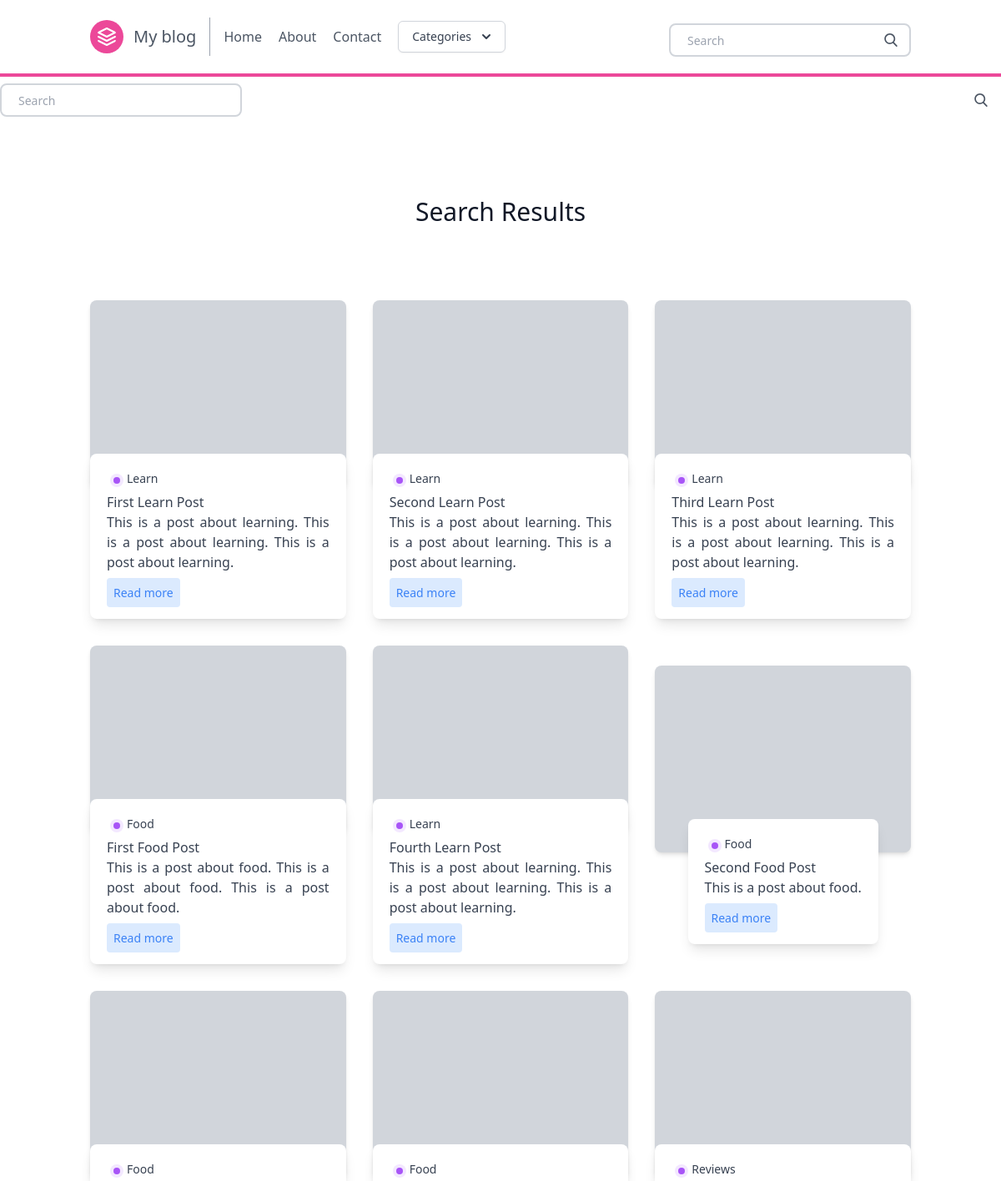
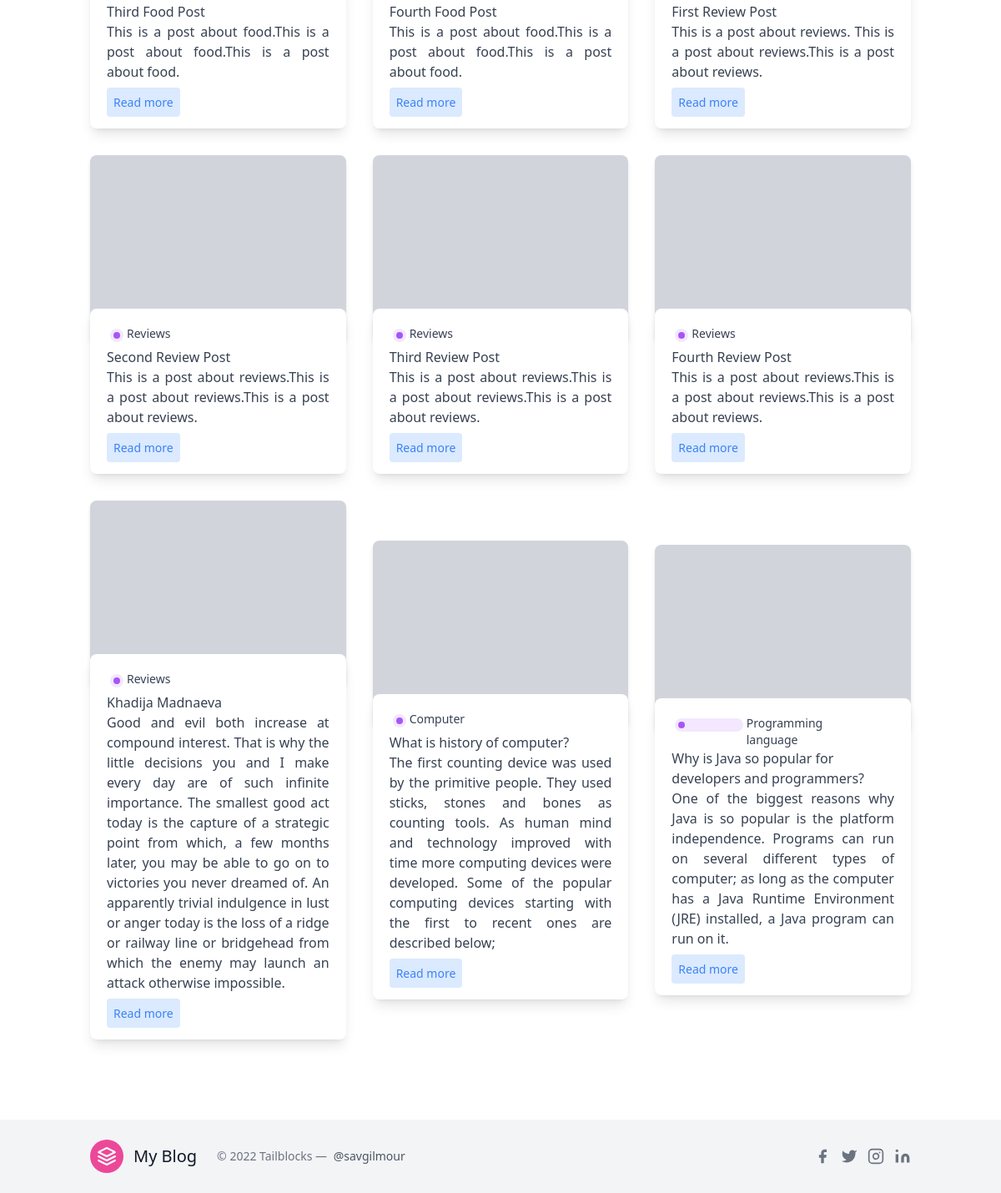
The app's page /search/ with its own data (2 pictures, top to bottom).
### posts/models.py (models this page shows, shortened)
class Post(models.Model):
    title = models.CharField(max_length=100)
    slug = models.SlugField()
    overview = models.TextField()
    timestamp = models.DateTimeField(auto_now_add=True)
    content = models.TextField()
    author = models.ForeignKey(Author, on_delete=models.CASCADE)
    thumbnail = models.ImageField()
    categories = models.ManyToManyField(Category)
    featured = models.BooleanField()

class Category(models.Model):
    title = models.CharField(max_length=20)
    subtitle = models.CharField(max_length=20)
    slug = models.SlugField()
    thumbnail = models.ImageField()

### posts/views.py (the view)
# urls.py: path('search/', search, name='search'),
def search(request):
    queryset = Post.objects.all()
    query = request.GET.get('q')
    if query:
        queryset = queryset.filter(
            Q(title__icontains=query) |
            Q(overview__icontains=query) |
            Q(content__icontains=query)
        ).distinct()
    context = {
        'object_list': queryset
    }
    return render(request, 'search_bar.html', context)

### posts/templatetags/markdown_extras.py (called while the page is built)
@register.simple_tag
def get_categories():
    return Category.objects.all()

### templates/search_bar.html
{% extends 'base.html' %}
{% block content %}
<section class="blog text-gray-700 body-font">
    <div class="container px-5 py-24 mx-auto">
      <div class="flex flex-wrap w-full mb-20 flex-col items-center text-center">
        <h1 class="sm:text-3xl text-2xl font-medium title-font mb-2 text-gray-900">
          Search Results</h1>
      </div>
      <div class="flex flex-wrap sm:-m-4 -mx-4 -mb-10 -mt-4">
        {% for obj in object_list %}
        <div class="p-4 md:w-1/3 md:mb-0 mb-6 flex flex-col justify-center items-center max-w-sm mx-auto">
          <div class="bg-gray-300 h-56 w-full rounded-lg shadow-md bg-cover bg-center" style="background-image: url(https://images.unsplash.com/photo-1521185496955-15097b20c5fe?ixlib=rb-1.2.1&ixid=eyJhcHBfaWQiOjEyMDd9&auto=format&fit=crop&w=1951&q=80"></div>
          <div class=" w-70 bg-white -mt-10 shadow-lg rounded-lg overflow-hidden p-5">
            <div class="header-content inline-flex ">
              <div class="category-badge flex-1  h-4 w-4 m rounded-full m-1 bg-purple-100">
                <div class="h-2 w-2 rounded-full m-1 bg-purple-500 " ></div>
              </div>
              {% for category in obj.categories.all %}
              <div class="category-title flex-1 text-sm">
                {{ category.title }}
              </div>
              {% endfor %}
            </div>
              <div class="title-post font-medium">
              {{ obj.title }}
              </div>
              <div class="summary-post text-base text-justify">
                {{ obj.overview }}
              </div>
              <div class="mt-3">
              <a href="{% url 'post' obj.slug %}" class="bg-blue-100 text-blue-500 rounded p-2 text-sm ">
                Read more
              </a>
            </div>
          </div>
        </div>
        {% endfor %}
      </div>
    </div>
</section>
{% endblock %}

### records on screen
Post: title "First Learn Post", overview "This is a post about learning. This is a post about learning. This is a post about learning."
Category: title "Learn"
Post: title "Second Learn Post", overview "This is a post about learning. This is a post about learning. This is a post about learning."
Post: title "Third Learn Post", overview "This is a post about learning. This is a post about learning. This is a post about learning."
Post: title "First Food Post", overview "This is a post about food. This is a post about food. This is a post about food."
Category: title "Food"
Post: title "Fourth Learn Post", overview "This is a post about learning. This is a post about learning. This is a post about learning."
Post: title "Second Food Post", overview "This is a post about food."
Post: title "Third Food Post", overview "This is a post about food.This is a post about food.This is a post about food."
Post: title "Fourth Food Post", overview "This is a post about food.This is a post about food.This is a post about food."
Post: title "First Review Post", overview "This is a post about reviews. This is a post about reviews.This is a post about reviews."
Category: title "Reviews"
Post: title "Second Review Post", overview "This is a post about reviews.This is a post about reviews.This is a post about reviews."
Post: title "Third Review Post", overview "This is a post about reviews.This is a post about reviews.This is a post about reviews."
Post: title "Fourth Review Post", overview "This is a post about reviews.This is a post about reviews.This is a post about reviews."
Post: title "Khadija Madnaeva", overview "Good and evil both increase at compound interest. That is why the little decisions you and I make every day are of such infinite importance. The smallest good act today is the capture of a strategic point from which, a few months later, you may be able to go on to victories you never dreamed of. An apparently trivial indulgence in lust or anger today is the loss of a ridge or railway line or bridgehead from which the enemy may launch an attack otherwise impossible."
Post: title "What is history of computer?", overview "The first counting device was used by the primitive people. They used sticks, stones and bones as counting tools. As human mind and technology improved with time more computing devices were developed. Some of the popular computing devices starting with the first to recent ones are described below;"
Category: title "Computer"
Post: title "Why is Java so popular for developers and programmers?", overview "One of the biggest reasons why Java is so popular is the platform independence. Programs can run on several different types of computer; as long as the computer has a Java Runtime Environment (JRE) installed, a Java program can run on it."
Category: title "Programming language"
